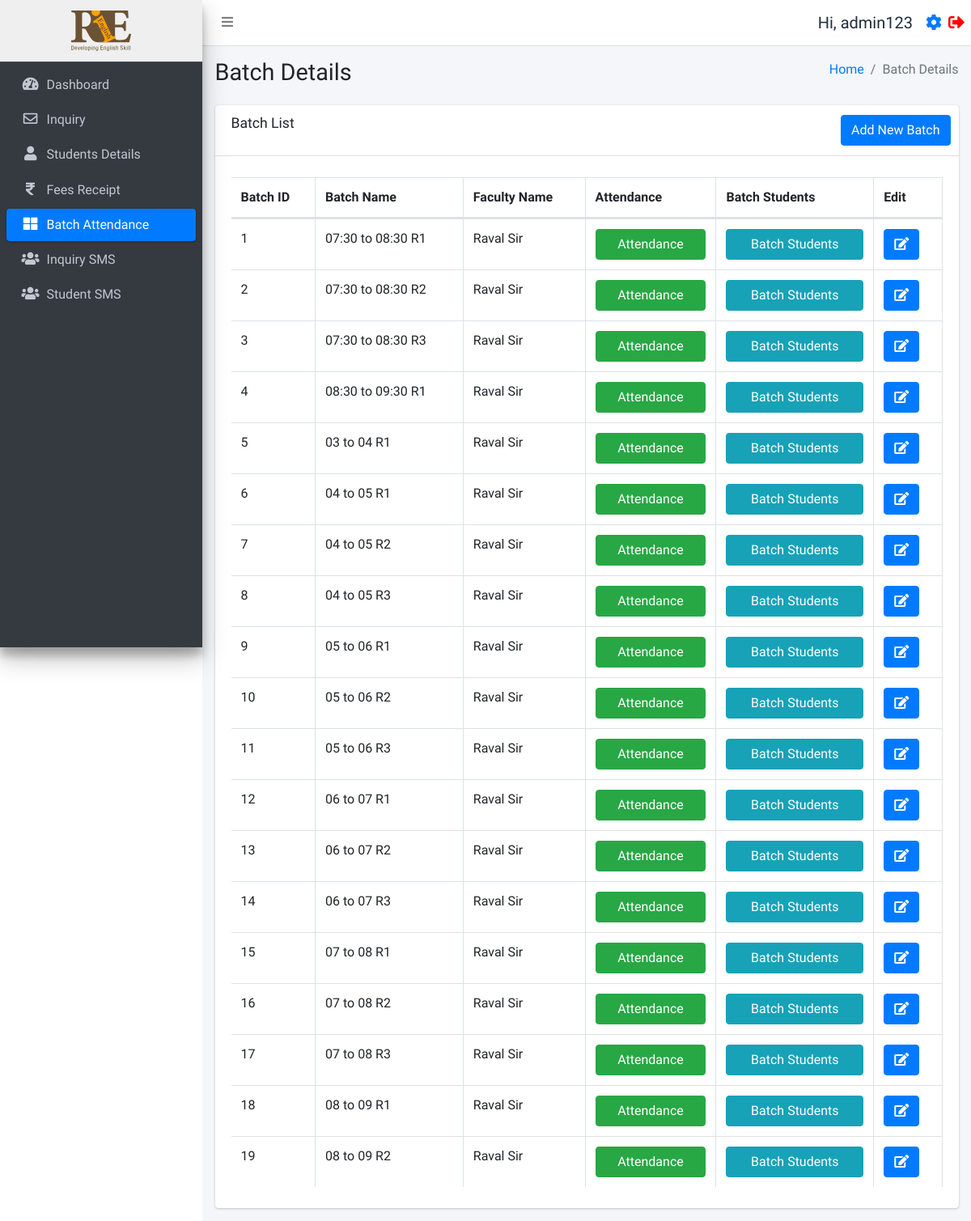
The app's page /batch.php (signed in), older data.
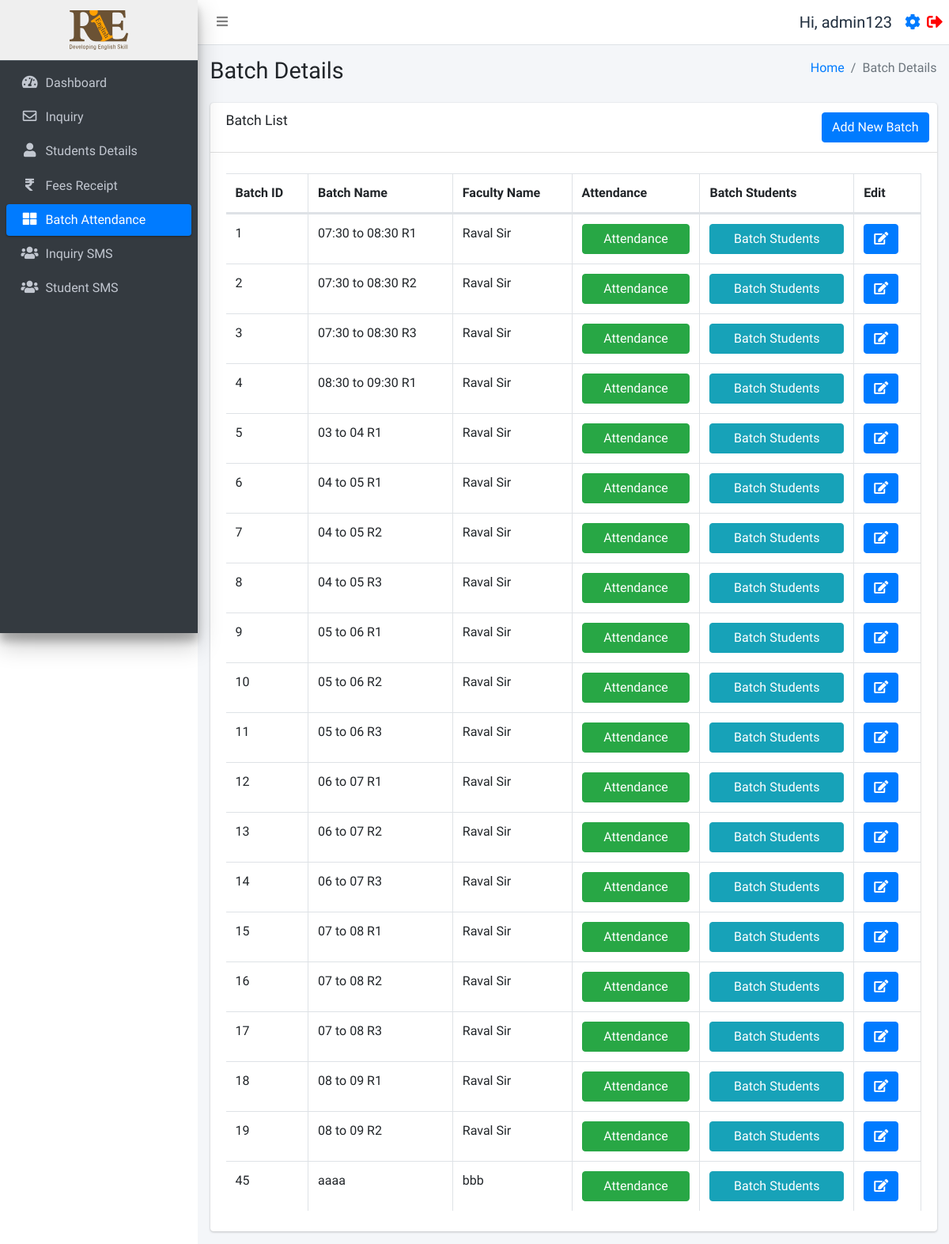
The same page, newer data.
### tables this page shows
CREATE TABLE `batch_table` (
  `id` int(11) NOT NULL,
  `name` varchar(255) NOT NULL,
  `timestamp` timestamp NOT NULL DEFAULT current_timestamp() ON UPDATE current_timestamp(),
  `FacultyName` varchar(255) NOT NULL
);

### function.php (called while the page is built, shortened)
<?php
require_once('db.php');
function selectFromTable($tableName, $columns, $whereConditions) {
    global $db;
    try {
        $sql = "SELECT " . implode(', ', $columns) . " FROM $tableName";
        if (!empty($whereConditions)) {
            $sql .= " WHERE " . implode(' AND ', array_map(function ($col, $val) {
                if (is_array($val)) {
                    return "$col IN (:" . implode(", :", array_keys($val)) . ")";
                } else {
                    return "$col = :$col";
                }
            }, array_keys($whereConditions), $whereConditions));
        }
        $stmt = $db->prepare($sql);
        foreach ($whereConditions as $col => $value) {
            if (is_array($value)) {
                foreach ($value as $key => $val) {
                    $stmt->bindValue(":$key", $val);
                }
            } else {
                $stmt->bindValue(":$col", $value);
            }
        }
        $stmt->execute();
        return $stmt->fetchAll(PDO::FETCH_ASSOC);
    } catch (PDOException $e) {
        return false;
    }
}
?>

### batch.php (the view, shortened to what the changed rows need)
<!DOCTYPE html>
<html lang="en">
<head>
</head>
<?php
include ('./header.php');
require_once 'function.php';
$isSuperAdmin = isset($_SESSION['user_status']) && $_SESSION['user_status'] === 'super_admin';
$isAdmin = isset($_SESSION['user_status']) && $_SESSION['user_status'] === 'admin';
?>
<div class="content-wrapper">
  <div class="content-header">
    <div class="container-fluid">
      <div class="row mb-2">
        <div class="col-sm-6">
          <h1 class="m-0">Batch Details</h1>
        </div>
      </div>
    </div>
  </div>
  <section class="content">
    <div class="container-fluid">
      <div class="row">
        <div class="col-12">
          <div class="card">
            <div class="card-body">
              <div class="table-responsive">
                <table id="example1" class="table table-bordered table-striped">
                  <thead>
                    <tr>
                      <th>Batch ID</th>
                      <th>Batch Name</th>
                      <th>Faculty Name</th>
                      <th>Attendance</th>
                      <th>Batch Students</th>
                      <?php if ($isSuperAdmin || $isAdmin): ?>
                        <th>Edit</th>
                      <?php endif; ?>
                    </tr>
                  </thead>
                  <tbody>
                    <?php
                    $batches = selectFromTable('batch_table', ['id', 'name', 'FacultyName'], []);
                    foreach ($batches as $row) {
                      echo "<tr>";
                      echo "<td>" . $row['id'] . "</td>";
                      echo "<td>" . $row['name'] . "</td>";
                      echo "<td>" . $row['FacultyName'] . "</td>";
                      echo "<td><a href='javascript:void(0);' onclick='confirmAttendance(" . $row['id'] . ")' class='btn btn-success col-md-12'>Attendance</a></td>";
                      echo "<td><a href='javascript:void(0);' onclick='confirmBatchStudents(" . $row['id'] . ")' class='btn btn-info col-md-12'>Batch Students</a></td>";
                      if ($isSuperAdmin || $isAdmin) {
                        echo "<td><a href='javascript:void(0);' onclick='confirmEdit(" . $row['id'] . ")' class='btn btn-primary'><i class='fas fa-edit'></i></a></td>";
                      }
                      echo "</tr>";
                    }
                    ?>
                  </tbody>
                </table>
              </div>
            </div>
          </div>
        </div>
      </div>
    </div>
  </section>
</div>
<?php include ('./footer.php'); ?>

### header.php (shortened to what the changed rows need)
<?php
require_once 'db.php';
require_once ('function.php');
?>
<!DOCTYPE html>
<html lang="en">
<head>
  <link rel="stylesheet" href="./plugins/fontawesome-free/css/all.min.css">
  <link rel="stylesheet" href="https://code.ionicframework.com/ionicons/2.0.1/css/ionicons.min.css">
  <link rel="stylesheet" href="./plugins/icheck-bootstrap/icheck-bootstrap.min.css">
  <link rel="stylesheet" href="https://cdn.datatables.net/1.10.19/css/dataTables.bootstrap4.min.css">
  <link rel="stylesheet" href="./asset/css/adminlte.min.css">
  <link rel="stylesheet" href="./asset/css/style.css">
</head>
<body class="hold-transition sidebar-mini layout-fixed">
  <div class="wrapper">
    <aside class="main-sidebar sidebar-dark-primary elevation-4">
      <?php if ($_SESSION['user_status'] === 'faculty'): ?>
        <a href="./batch.php" class="brand-link" style="text-align:center;background:#efefef;">
        <?php else: ?>
          <a href="./dashboard.php" class="brand-link" style="text-align:center;background:#efefef;">
          <?php endif; ?>
          <img src="./asset/img/logo.svg" alt="RIE logo Logo" style="height:50px;">
        </a>
    </aside>

Row changes from the older to the newer data that the page shows:
added batch_table: id "45", name "aaaa", FacultyName "bbb"
